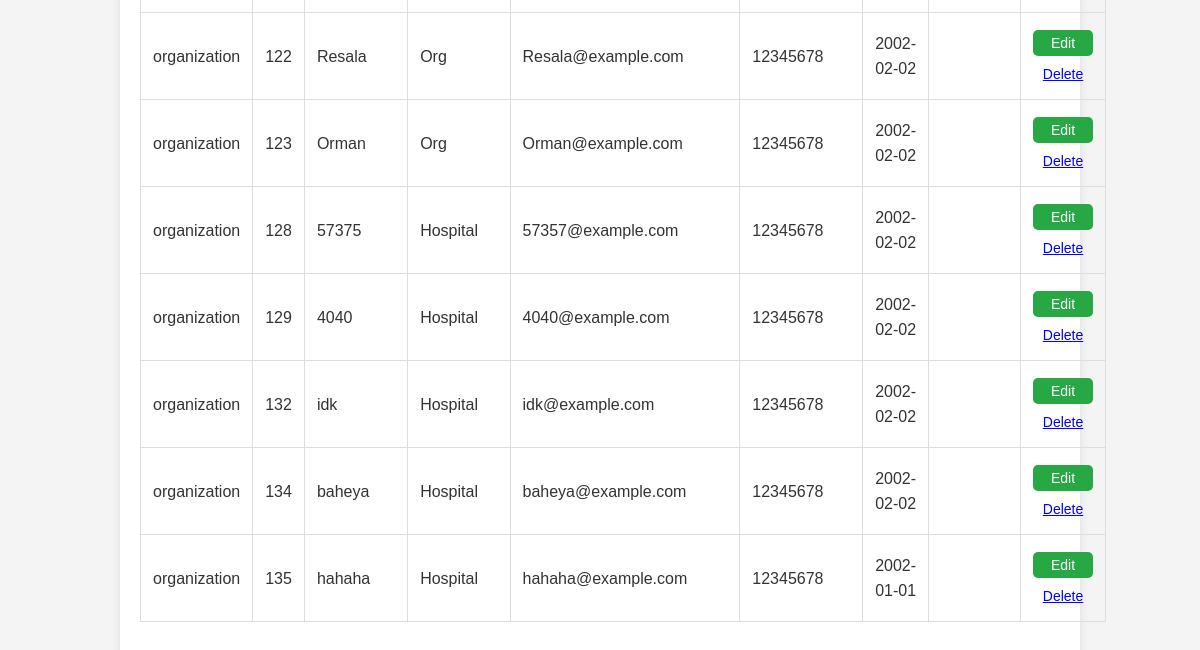
Before: /Views/AdminControlPanel.php (lower part) with the older database file.
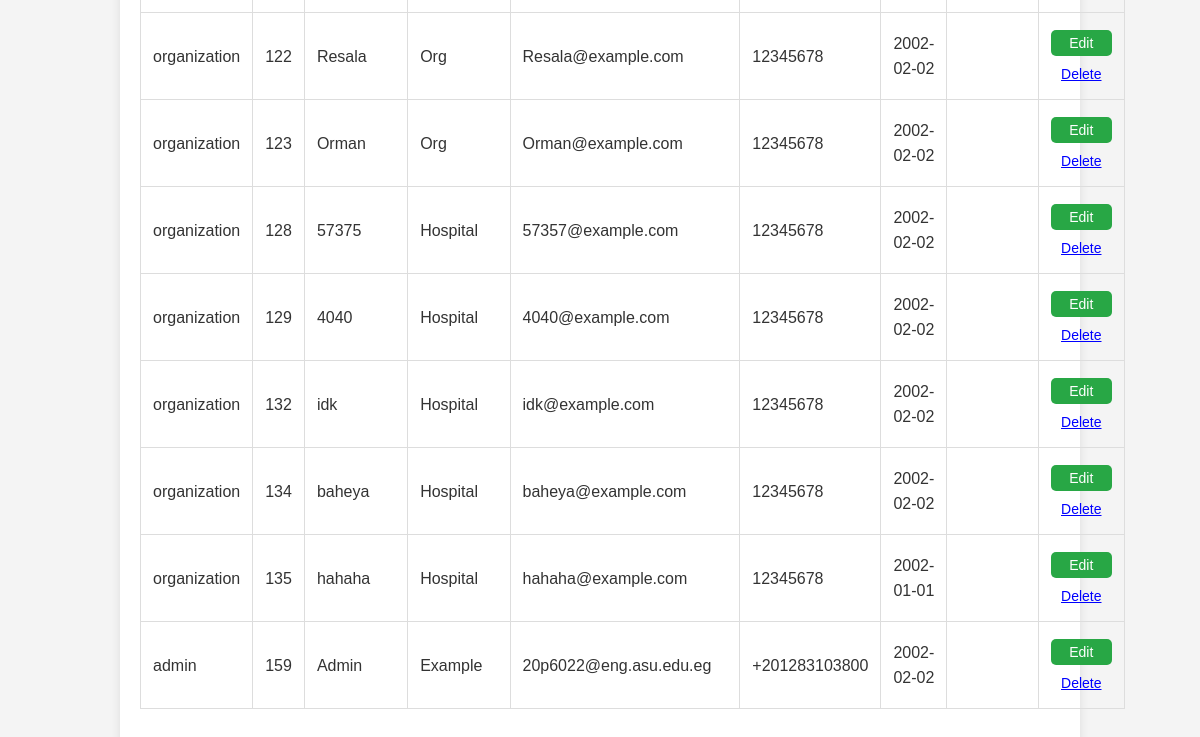
After: the same page with the newer database file.
### tables this page shows
CREATE TABLE `user` (
  `UserID` int NOT NULL AUTO_INCREMENT,
  `FirstName` varchar(50) NOT NULL,
  `LastName` varchar(50) NOT NULL,
  `Email` varchar(100) NOT NULL,
  `PhoneNumber` varchar(15) DEFAULT NULL,
  `DateOfBirth` date DEFAULT NULL,
  `USER_NAME` varchar(50) NOT NULL,
  `PASSWORD_HASH` varchar(100) NOT NULL,
  `LAST_LOGIN` date DEFAULT NULL,
  `ACCOUNT_CREATION_DATE` date DEFAULT NULL,
  `UserTypeID` int DEFAULT NULL,
  PRIMARY KEY (`UserID`),
  UNIQUE KEY `Email` (`Email`),
  KEY `UserTypeID` (`UserTypeID`),
  CONSTRAINT `user_ibfk_1` FOREIGN KEY (`UserTypeID`) REFERENCES `usertype` (`UserTypeID`)
);

CREATE TABLE `usertype` (
  `UserTypeID` int NOT NULL AUTO_INCREMENT,
  `UserType` varchar(50) NOT NULL,
  PRIMARY KEY (`UserTypeID`)
);

### Models/UserModel.php (called while the page is built, shortened)
<?php
require_once 'Database.php';
class User {
    private $conn;
    public $UserID;
    public function __construct($id = null) {
        $this->conn = Database::getInstance()->getConnection();
    }
    public static function get_all_users(){
        $query = "SELECT * FROM User";
        $conn = Database::getInstance()->getConnection();
        $stmt = $conn->prepare($query);
        $stmt->execute();
        $result = $stmt->get_result();
        $users = [];
        while ($row = $result->fetch_assoc()) {
            $user = new self();
            foreach ($row as $key => $value) {
                if (property_exists($user, $key)) {
                    $user->$key = $value;
                }
            }
            $user->UserType = $user->getUserType();
            $user->Privileges = $user->getPrivileges();
            $user->Locations = $user->getLocations($user->UserID);
            $users[] = $user;
        }
        return $users;
    }
    public function getUserType() {
        $query = "SELECT UserTypeID FROM User WHERE UserID = ?";
        $stmt = $this->conn->prepare($query);
        $stmt->bind_param("i", $this->UserID);
        $stmt->execute();
        $result = $stmt->get_result();
        if ($row = $result->fetch_assoc()) {
            $UserTypeID = $row['UserTypeID'];
            $query = "SELECT UserType FROM UserType WHERE UserTypeID = ?";
            $stmt = $this->conn->prepare($query);
            $stmt->bind_param("i", $UserTypeID);
            $stmt->execute();
            $result = $stmt->get_result();
            if ($row = $result->fetch_assoc()) {
                return $row['UserType'];
            }
        }
        return null;
    }
    public function getPrivileges() {
        $query = "SELECT p.* FROM Privilege p
                  JOIN User_Privilege up ON p.PrivilegeID = up.USER_PrivilegeID
                  WHERE up.User_ID = ?";
        $stmt = $this->conn->prepare($query);
        $stmt->bind_param("i", $this->UserID);
        $stmt->execute();
        $result = $stmt->get_result();
        $privileges = [];
        while ($row = $result->fetch_assoc()) {
            $privilege = new Privilege();
            $privilege->PrivilegeID = $row['PrivilegeID'];
            $privilege->PrivilegeName = $row['PrivilegeName'];
            $privilege->Description = $row['Description'];
            $privilege->AccessLevel = $row['AccessLevel'];
            $privileges[] = $privilege;
        }
        return $privileges;
    }
    public static function getLocationIds($UserId) {
        $query = "SELECT a.* FROM Location a
                  JOIN User_Address ua ON a.AddressID = ua.AddressID
                  WHERE ua.UserID = ?";
        $conn = Database::getInstance()->getConnection();
        $stmt = $conn->prepare($query);
        $stmt->bind_param("i", $UserId);
        $stmt->execute();
        $result = $stmt->get_result();
        $locationIds = [];
        while ($row = $result->fetch_assoc()) {
            $locationIds[] = $row['AddressID'];
        }
        return $locationIds;
    }
    public function getLocations($useriD) {
        $locationDictionary = [];
        $locationIds = $this->getLocationIds($useriD);
        for ($i = 0; $i < count($locationIds); $i++) {
            $locationName = Location::getLocationNameById($locationIds[$i]);
            $cityName = Location::getParentFromChild($locationName);
            $countryName = Location::getParentFromChild($cityName);
            $location = [
                "ID" => $locationIds[$i],
                "Area" => $locationName,
                "City" => $cityName,
                "Country" => $countryName
            ];
            $locationDictionary[] = $location;
        }
        return $locationDictionary;
    }
}
?>

### Controllers/UserController.php (called while the page is built, shortened)
<?php
require_once '../Models/UserModel.php';
class UserController {
    public function getAllUsers() {
        return User::get_all_users();
    }
}
?>

### Models/Database.php (called while the page is built, shortened)
<?php
class Database {
    protected $conn;
    private static $instance;
    public function __construct() {
        $this->conn = new mysqli('localhost', 'root', 'Deda2782002!', 'VolunteerManagementSystem');
    }
    public static function getInstance() {
        if (!self::$instance) {
            self::$instance = new Database();
        }
        return self::$instance;
    }
    public function getConnection() {
        return $this->conn;
    }
}
?>

### Views/AdminControlPanel.php (the view, shortened to what this page needs)
<?php
require_once '../Controllers/userController.php';
$controller = new UserController();
$users = $controller->getAllUsers();
?>
<!DOCTYPE html>
<html lang="en">
<head>
    <link rel="stylesheet" href="./Style/style_control_panel.css">
</head>
<body>
    <div class="container">
        <table class="crud-table">
            <tbody>
    <?php foreach ($users as $user): ?>
        <tr data-id="<?= $user->UserID; ?>">
        <td class="UserType"><?= $user->UserType; ?></td>
        <td class="userId"><?= $user->UserID; ?></td>
        <td class= "firstName"><?= $user->FirstName; ?></td>
        <td class="lastName"><?= $user->LastName; ?></td>
        <td class="email"><?= $user->Email; ?></td>
        <td class="phone"><?= $user->PhoneNumber; ?></td>
        <td class="dob"><?= $user->DateOfBirth; ?></td>
        <td class="privilege">
        </td>
        <td>
            <button type="button" onclick="openModal(<?= $user->UserID; ?>, '<?= $user->FirstName; ?>', '<?= $user->LastName; ?>', '<?= $user->Email; ?>', '<?= $user->PhoneNumber; ?>', '<?= $user->DateOfBirth; ?>', '<?= $user->USER_NAME; ?>', '<?= $user->PASSWORD_HASH; ?>','<?= implode(', ', array_map(fn($privilege) => $privilege->PrivilegeName, $user->getPrivileges()));  ?>' ,'<?= $user->UserType; ?>' )">Edit</button>
            <form method="POST" action="AdminControlPanel.php" onsubmit="return confirm('Are you sure you want to delete this user?');" style="display:inline;">
    <button type="submit" style="background:none; border:none; color:blue; cursor:pointer; text-decoration:underline;">Delete</button>
</form>
        </td>
    </tr>
    <?php endforeach; ?>
</tbody>
        </table>
    </div>
</body>
</html>

### Views/Style/style_control_panel.css (style rules this page uses)
* { margin: 0; padding: 0; box-sizing: border-box; }
body { font-family: Arial, sans-serif; background-color: #f4f4f4; color: #333; line-height: 1.6; }
.container { width: 80%; margin: 20px auto; justify-content: center; padding: 20px; background-color: #fff; border-radius: 8px; box-shadow: 0 0 10px rgba(0, 0, 0, 0.1); }
form { margin-top: 20px; }
input[type="submit"], button { width: 100%; padding: 10px; background-color: #007BFF; color: white; border: none; border-radius: 5px; cursor: pointer; font-size: 16px; transition: background-color 0.3s ease; }
table { width: 100%; border-collapse: collapse; margin-top: 30px; margin-bottom: 30px; }
table, th, td { border: 1px solid #ddd; }
button { margin-top: 5px; padding: 5px 10px; background-color: #28a745; font-size: 14px; cursor: pointer; border-radius: 5px; border: none; }

Changed rows visible on the page:
added user: UserTypeID.UserType "admin", UserID "159", FirstName "Admin", LastName "Example", Email "20p6022@eng.asu.edu.eg", PhoneNumber "+201283103800", DateOfBirth "2002-02-02"
